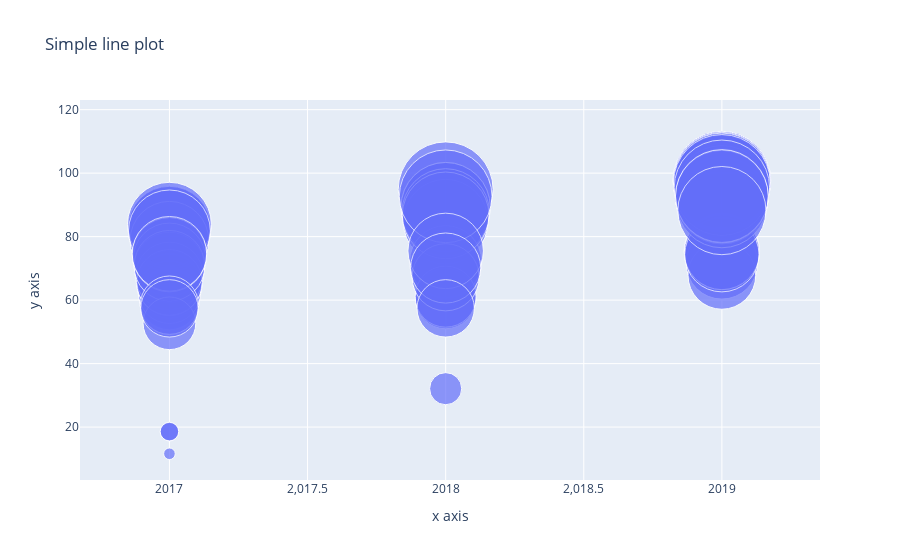

Notebook code for this chart:
### Code cell
fig = go.Figure()
fig.add_trace(go.Scatter(x = df.Year,y = df.Score,mode = 'markers',marker_size = df.Score))
fig.update_layout(title = "Simple line plot",xaxis_title = "x axis",yaxis_title = "y axis")
